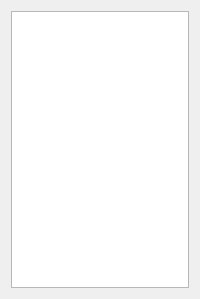
<?xml version="1.0" encoding="UTF-8"?>
<ui version="4.0">
 <class>Form</class>
 <widget class="QWidget" name="Form">
  <property name="geometry">
   <rect>
    <x>0</x>
    <y>0</y>
    <width>200</width>
    <height>299</height>
   </rect>
  </property>
  <property name="windowTitle">
   <string>Form</string>
  </property>
  <layout class="QGridLayout" name="gridLayout">
   <item row="0" column="0">
    <widget class="GraphicsLayoutWidget" name="graphicsView"/>
   </item>
  </layout>
 </widget>
 <customwidgets>
  <customwidget>
   <class>GraphicsLayoutWidget</class>
   <extends>QGraphicsView</extends>
   <header location="global">pyqtgraph</header>
  </customwidget>
 </customwidgets>
 <resources/>
 <connections/>
</ui>
